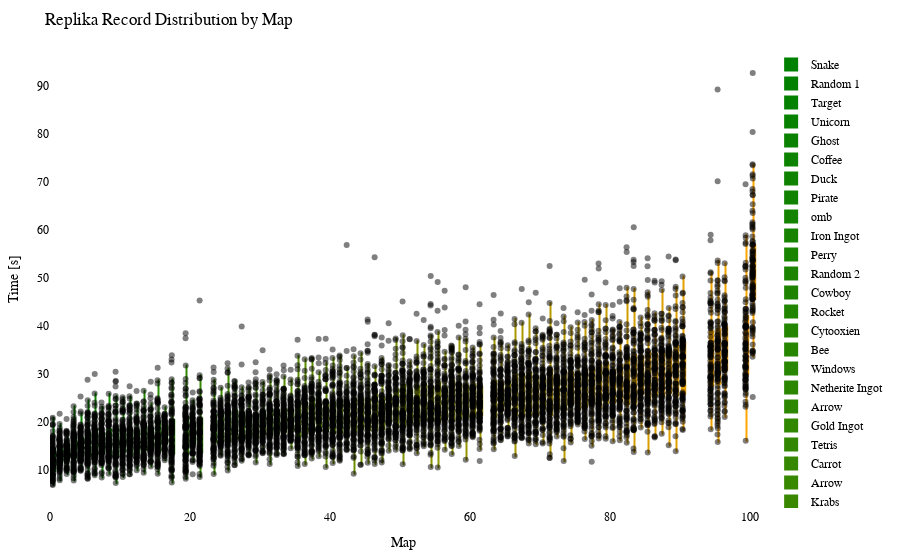

Notebook code cell kept with this figure:
### Code cell
import plotly.graph_objects as go
import plotly.io as pio
from matplotlib.colors import LinearSegmentedColormap, to_hex

df = getRecordsDataframe(minigame="Replika")

# sort df columns by mean value 
df = df.reindex(df.mean().sort_values().index, axis=1)

# drop sum column
df = df.drop(columns=["Sum"])

# replace 25 with NaN
df = df.replace(25, np.nan)

# remove "ms " from column names
df.columns = df.columns.str.replace('ms ', '')

# Exclude the first column (assuming it's the column you don't want to include)
df_to_html = df.iloc[:, 1:]

# Calculate the offset for centering the data points
num_columns = len(df_to_html.columns)
offset = 0.5

# Create a green to orange gradient
cmap = LinearSegmentedColormap.from_list("green_orange", ["green", "orange"])
colors = [to_hex(cmap(i / (num_columns - 1))) for i in range(num_columns)]

# Create a Swarm plot using Plotly
fig = go.Figure()

for i, (column, color) in enumerate(zip(df_to_html.columns, colors)):
    x_values = [i + offset] * len(df_to_html[column])  # Adjust x-values with offset for horizontal centering
    fig.add_trace(go.Box(x=x_values,
                         y=df_to_html[column],
                         name=column,
                         boxpoints='all',
                         pointpos=-0.5,  # Adjust point position to prevent overlapping
                         marker=dict(color='rgba(0,0,0,0.5)', size=6),  # Adjust marker color and size
                         line=dict(color=color),
                         fillcolor=color,
                         hovertext=df_to_html.index,
                         hoverinfo='name+text+y',
                         showlegend=True))

fig.update_layout(title="Replika Record Distribution by Map",
                  xaxis=dict(title="Map"),
                  yaxis=dict(title="Time [s]"),
                  showlegend=True,
                  font=dict(family="Arial", size=12, color="black"),  # Customize font
                  plot_bgcolor="white",  # Set background color
                  margin=dict(l=50, r=50, t=50, b=50),  # Adjust margins for better layout
                  )

# Show the figure
fig.show()

# Export the plot to an HTML file
pio.write_html(fig, "out/repl_swarm_plot.html")

### Figure 1 — Plotly figure (JSON) as saved in the notebook; plotly's stock layout.template omitted (floating-point values rounded to 4 significant figures; data arrays with more than 128 entries replaced by an {"elided": "..."} marker saying what was removed)
{"data": [{"boxpoints": "all", "fillcolor": "#008000", "hoverinfo": "name+text+y", "hovertext": {"elided": "148 str values"}, "line": {"color": "#008000"}, "marker": {"color": "rgba(0,0,0,0.5)", "size": 6}, "name": "Snake", "pointpos": -0.5, "showlegend": true, "type": "box", "x": {"elided": "148 float values"}, "y": {"elided": "148 float values"}}, {"boxpoints": "all", "fillcolor": "#028000", "hoverinfo": "name+text+y", "hovertext": {"elided": "148 str values"}, "line": {"color": "#028000"}, "marker": {"color": "rgba(0,0,0,0.5)", "size": 6}, "name": "Random 1", "pointpos": -0.5, "showlegend": true, "type": "box", "x": {"elided": "148 float values"}, "y": {"elided": "148 float values"}}, {"boxpoints": "all", "fillcolor": "#058100", "hoverinfo": "name+text+y", "hovertext": {"elided": "148 str values"}, "line": {"color": "#058100"}, "marker": {"color": "rgba(0,0,0,0.5)", "size": 6}, "name": "Target", "pointpos": -0.5, "showlegend": true, "type": "box", "x": {"elided": "148 float values"}, "y": {"elided": "148 float values"}}, {"boxpoints": "all", "fillcolor": "#078100", "hoverinfo": "name+text+y", "hovertext": {"elided": "148 str values"}, "line": {"color": "#078100"}, "marker": {"color": "rgba(0,0,0,0.5)", "size": 6}, "name": "Unicorn", "pointpos": -0.5, "showlegend": true, "type": "box", "x": {"elided": "148 float values"}, "y": {"elided": "148 float values"}}, {"boxpoints": "all", "fillcolor": "#0a8100", "hoverinfo": "name+text+y", "hovertext": {"elided": "148 str values"}, "line": {"color": "#0a8100"}, "marker": {"color": "rgba(0,0,0,0.5)", "size": 6}, "name": "Ghost", "pointpos": -0.5, "showlegend": true, "type": "box", "x": {"elided": "148 float values"}, "y": {"elided": "148 float values"}}, {"boxpoints": "all", "fillcolor": "#0c8200", "hoverinfo": "name+text+y", "hovertext": {"elided": "148 str values"}, "line": {"color": "#0c8200"}, "marker": {"color": "rgba(0,0,0,0.5)", "size": 6}, "name": "Coffee", "pointpos": -0.5, "showlegend": true, "type": "box", "x": {"elided": "148 float values"}, "y": {"elided": "148 float values"}}, {"boxpoints": "all", "fillcolor": "#0f8200", "hoverinfo": "name+text+y", "hovertext": {"elided": "148 str values"}, "line": {"color": "#0f8200"}, "marker": {"color": "rgba(0,0,0,0.5)", "size": 6}, "name": "Duck", "pointpos": -0.5, "showlegend": true, "type": "box", "x": {"elided": "148 float values"}, "y": {"elided": "148 float values"}}, {"boxpoints": "all", "fillcolor": "#118200", "hoverinfo": "name+text+y", "hovertext": {"elided": "148 str values"}, "line": {"color": "#118200"}, "marker": {"color": "rgba(0,0,0,0.5)", "size": 6}, "name": "Pirate", "pointpos": -0.5, "showlegend": true, "type": "box", "x": {"elided": "148 float values"}, "y": {"elided": "148 float values"}}, {"boxpoints": "all", "fillcolor": "#148300", "hoverinfo": "name+text+y", "hovertext": {"elided": "148 str values"}, "line": {"color": "#148300"}, "marker": {"color": "rgba(0,0,0,0.5)", "size": 6}, "name": "omb", "pointpos": -0.5, "showlegend": true, "type": "box", "x": {"elided": "148 float values"}, "y": {"elided": "148 float values"}}, {"boxpoints": "all", "fillcolor": "#178300", "hoverinfo": "name+text+y", "hovertext": {"elided": "148 str values"}, "line": {"color": "#178300"}, "marker": {"color": "rgba(0,0,0,0.5)", "size": 6}, "name": "Iron Ingot", "pointpos": -0.5, "showlegend": true, "type": "box", "x": {"elided": "148 float values"}, "y": {"elided": "148 float values"}}, {"boxpoints": "all", "fillcolor": "#198400", "hoverinfo": "name+text+y", "hovertext": {"elided": "148 str values"}, "line": {"color": "#198400"}, "marker": {"color": "rgba(0,0,0,0.5)", "size": 6}, "name": "Perry", "pointpos": -0.5, "showlegend": true, "type": "box", "x": {"elided": "148 float values"}, "y": {"elided": "148 float values"}}, {"boxpoints": "all", "fillcolor": "#1c8400", "hoverinfo": "name+text+y", "hovertext": {"elided": "148 str values"}, "line": {"color": "#1c8400"}, "marker": {"color": "rgba(0,0,0,0.5)", "size": 6}, "name": "Random 2", "pointpos": -0.5, "showlegend": true, "type": "box", "x": {"elided": "148 float values"}, "y": {"elided": "148 float values"}}, {"boxpoints": "all", "fillcolor": "#1e8400", "hoverinfo": "name+text+y", "hovertext": {"elided": "148 str values"}, "line": {"color": "#1e8400"}, "marker": {"color": "rgba(0,0,0,0.5)", "size": 6}, "name": "Cowboy", "pointpos": -0.5, "showlegend": true, "type": "box", "x": {"elided": "148 float values"}, "y": {"elided": "148 float values"}}, {"boxpoints": "all", "fillcolor": "#218500", "hoverinfo": "name+text+y", "hovertext": {"elided": "148 str values"}, "line": {"color": "#218500"}, "marker": {"color": "rgba(0,0,0,0.5)", "size": 6}, "name": "Rocket", "pointpos": -0.5, "showlegend": true, "type": "box", "x": {"elided": "148 float values"}, "y": {"elided": "148 float values"}}, {"boxpoints": "all", "fillcolor": "#238500", "hoverinfo": "name+text+y", "hovertext": {"elided": "148 str values"}, "line": {"color": "#238500"}, "marker": {"color": "rgba(0,0,0,0.5)", "size": 6}, "name": "Cytooxien", "pointpos": -0.5, "showlegend": true, "type": "box", "x": {"elided": "148 float values"}, "y": {"elided": "148 float values"}}, {"boxpoints": "all", "fillcolor": "#268600", "hoverinfo": "name+text+y", "hovertext": {"elided": "148 str values"}, "line": {"color": "#268600"}, "marker": {"color": "rgba(0,0,0,0.5)", "size": 6}, "name": "Bee", "pointpos": -0.5, "showlegend": true, "type": "box", "x": {"elided": "148 float values"}, "y": {"elided": "148 float values"}}, {"boxpoints": "all", "fillcolor": "#288600", "hoverinfo": "name+text+y", "hovertext": {"elided": "148 str values"}, "line": {"color": "#288600"}, "marker": {"color": "rgba(0,0,0,0.5)", "size": 6}, "name": "Windows", "pointpos": -0.5, "showlegend": true, "type": "box", "x": {"elided": "148 float values"}, "y": {"elided": "148 float values"}}, {"boxpoints": "all", "fillcolor": "#2b8600", "hoverinfo": "name+text+y", "hovertext": {"elided": "148 str values"}, "line": {"color": "#2b8600"}, "marker": {"color": "rgba(0,0,0,0.5)", "size": 6}, "name": "Netherite Ingot", "pointpos": -0.5, "showlegend": true, "type": "box", "x": {"elided": "148 float values"}, "y": {"elided": "148 float values"}}, {"boxpoints": "all", "fillcolor": "#2e8700", "hoverinfo": "name+text+y", "hovertext": {"elided": "148 str values"}, "line": {"color": "#2e8700"}, "marker": {"color": "rgba(0,0,0,0.5)", "size": 6}, "name": "Arrow", "pointpos": -0.5, "showlegend": true, "type": "box", "x": {"elided": "148 float values"}, "y": {"elided": "148x2 float values"}}, {"boxpoints": "all", "fillcolor": "#308700", "hoverinfo": "name+text+y", "hovertext": {"elided": "148 str values"}, "line": {"color": "#308700"}, "marker": {"color": "rgba(0,0,0,0.5)", "size": 6}, "name": "Gold Ingot", "pointpos": -0.5, "showlegend": true, "type": "box", "x": {"elided": "148 float values"}, "y": {"elided": "148 float values"}}, {"boxpoints": "all", "fillcolor": "#338700", "hoverinfo": "name+text+y", "hovertext": {"elided": "148 str values"}, "line": {"color": "#338700"}, "marker": {"color": "rgba(0,0,0,0.5)", "size": 6}, "name": "Tetris", "pointpos": -0.5, "showlegend": true, "type": "box", "x": {"elided": "148 float values"}, "y": {"elided": "148 float values"}}, {"boxpoints": "all", "fillcolor": "#358800", "hoverinfo": "name+text+y", "hovertext": {"elided": "148 str values"}, "line": {"color": "#358800"}, "marker": {"color": "rgba(0,0,0,0.5)", "size": 6}, "name": "Carrot", "pointpos": -0.5, "showlegend": true, "type": "box", "x": {"elided": "148 float values"}, "y": {"elided": "148 float values"}}, {"boxpoints": "all", "fillcolor": "#388800", "hoverinfo": "name+text+y", "hovertext": {"elided": "148 str values"}, "line": {"color": "#388800"}, "marker": {"color": "rgba(0,0,0,0.5)", "size": 6}, "name": "Arrow", "pointpos": -0.5, "showlegend": true, "type": "box", "x": {"elided": "148 float values"}, "y": {"elided": "148x2 float values"}}, {"boxpoints": "all", "fillcolor": "#3a8800", "hoverinfo": "name+text+y", "hovertext": {"elided": "148 str values"}, "line": {"color": "#3a8800"}, "marker": {"color": "rgba(0,0,0,0.5)", "size": 6}, "name": "Krabs", "pointpos": -0.5, "showlegend": true, "type": "box", "x": {"elided": "148 float values"}, "y": {"elided": "148 float values"}}, {"boxpoints": "all", "fillcolor": "#3d8900", "hoverinfo": "name+text+y", "hovertext": {"elided": "148 str values"}, "line": {"color": "#3d8900"}, "marker": {"color": "rgba(0,0,0,0.5)", "size": 6}, "name": "Cookie", "pointpos": -0.5, "showlegend": true, "type": "box", "x": {"elided": "148 float values"}, "y": {"elided": "148 float values"}}, {"boxpoints": "all", "fillcolor": "#408900", "hoverinfo": "name+text+y", "hovertext": {"elided": "148 str values"}, "line": {"color": "#408900"}, "marker": {"color": "rgba(0,0,0,0.5)", "size": 6}, "name": "Poppy", "pointpos": -0.5, "showlegend": true, "type": "box", "x": {"elided": "148 float values"}, "y": {"elided": "148 float values"}}, {"boxpoints": "all", "fillcolor": "#428a00", "hoverinfo": "name+text+y", "hovertext": {"elided": "148 str values"}, "line": {"color": "#428a00"}, "marker": {"color": "rgba(0,0,0,0.5)", "size": 6}, "name": "Pacman Ghost", "pointpos": -0.5, "showlegend": true, "type": "box", "x": {"elided": "148 float values"}, "y": {"elided": "148 float values"}}, {"boxpoints": "all", "fillcolor": "#458a00", "hoverinfo": "name+text+y", "hovertext": {"elided": "148 str values"}, "line": {"color": "#458a00"}, "marker": {"color": "rgba(0,0,0,0.5)", "size": 6}, "name": "Koopa", "pointpos": -0.5, "showlegend": true, "type": "box", "x": {"elided": "148 float values"}, "y": {"elided": "148 float values"}}, {"boxpoints": "all", "fillcolor": "#478a00", "hoverinfo": "name+text+y", "hovertext": {"elided": "148 str values"}, "line": {"color": "#478a00"}, "marker": {"color": "rgba(0,0,0,0.5)", "size": 6}, "name": "Twitch", "pointpos": -0.5, "showlegend": true, "type": "box", "x": {"elided": "148 float values"}, "y": {"elided": "148 float values"}}, {"boxpoints": "all", "fillcolor": "#4a8b00", "hoverinfo": "name+text+y", "hovertext": {"elided": "148 str values"}, "line": {"color": "#4a8b00"}, "marker": {"color": "rgba(0,0,0,0.5)", "size": 6}, "name": "Water Temple", "pointpos": -0.5, "showlegend": true, "type": "box", "x": {"elided": "148 float values"}, "y": {"elided": "148 float values"}}, {"boxpoints": "all", "fillcolor": "#4c8b00", "hoverinfo": "name+text+y", "hovertext": {"elided": "148 str values"}, "line": {"color": "#4c8b00"}, "marker": {"color": "rgba(0,0,0,0.5)", "size": 6}, "name": "Controller", "pointpos": -0.5, "showlegend": true, "type": "box", "x": {"elided": "148 float values"}, "y": {"elided": "148 float values"}}, {"boxpoints": "all", "fillcolor": "#4f8b00", "hoverinfo": "name+text+y", "hovertext": {"elided": "148 str values"}, "line": {"color": "#4f8b00"}, "marker": {"color": "rgba(0,0,0,0.5)", "size": 6}, "name": "Mario", "pointpos": -0.5, "showlegend": true, "type": "box", "x": {"elided": "148 float values"}, "y": {"elided": "148 float values"}}, {"boxpoints": "all", "fillcolor": "#518c00", "hoverinfo": "name+text+y", "hovertext": {"elided": "148 str values"}, "line": {"color": "#518c00"}, "marker": {"color": "rgba(0,0,0,0.5)", "size": 6}, "name": "Poke Ball", "pointpos": -0.5, "showlegend": true, "type": "box", "x": {"elided": "148 float values"}, "y": {"elided": "148 float values"}}, {"boxpoints": "all", "fillcolor": "#548c00", "hoverinfo": "name+text+y", "hovertext": {"elided": "148 str values"}, "line": {"color": "#548c00"}, "marker": {"color": "rgba(0,0,0,0.5)", "size": 6}, "name": "Diskette", "pointpos": -0.5, "showlegend": true, "type": "box", "x": {"elided": "148 float values"}, "y": {"elided": "148 float values"}}, {"boxpoints": "all", "fillcolor": "#578d00", "hoverinfo": "name+text+y", "hovertext": {"elided": "148 str values"}, "line": {"color": "#578d00"}, "marker": {"color": "rgba(0,0,0,0.5)", "size": 6}, "name": "Camera", "pointpos": -0.5, "showlegend": true, "type": "box", "x": {"elided": "148 float values"}, "y": {"elided": "148 float values"}}, {"boxpoints": "all", "fillcolor": "#598d00", "hoverinfo": "name+text+y", "hovertext": {"elided": "148 str values"}, "line": {"color": "#598d00"}, "marker": {"color": "rgba(0,0,0,0.5)", "size": 6}, "name": "House", "pointpos": -0.5, "showlegend": true, "type": "box", "x": {"elided": "148 float values"}, "y": {"elided": "148 float values"}}, {"boxpoints": "all", "fillcolor": "#5c8d00", "hoverinfo": "name+text+y", "hovertext": {"elided": "148 str values"}, "line": {"color": "#5c8d00"}, "marker": {"color": "rgba(0,0,0,0.5)", "size": 6}, "name": "Caterpie", "pointpos": -0.5, "showlegend": true, "type": "box", "x": {"elided": "148 float values"}, "y": {"elided": "148 float values"}}, {"boxpoints": "all", "fillcolor": "#5e8e00", "hoverinfo": "name+text+y", "hovertext": {"elided": "148 str values"}, "line": {"color": "#5e8e00"}, "marker": {"color": "rgba(0,0,0,0.5)", "size": 6}, "name": "YouTube", "pointpos": -0.5, "showlegend": true, "type": "box", "x": {"elided": "148 float values"}, "y": {"elided": "148 float values"}}, {"boxpoints": "all", "fillcolor": "#618e00", "hoverinfo": "name+text+y", "hovertext": {"elided": "148 str values"}, "line": {"color": "#618e00"}, "marker": {"color": "rgba(0,0,0,0.5)", "size": 6}, "name": "Parrot", "pointpos": -0.5, "showlegend": true, "type": "box", "x": {"elided": "148 float values"}, "y": {"elided": "148 float values"}}, {"boxpoints": "all", "fillcolor": "#638e00", "hoverinfo": "name+text+y", "hovertext": {"elided": "148 str values"}, "line": {"color": "#638e00"}, "marker": {"color": "rgba(0,0,0,0.5)", "size": 6}, "name": "Baby Yoda", "pointpos": -0.5, "showlegend": true, "type": "box", "x": {"elided": "148 float values"}, "y": {"elided": "148 float values"}}, {"boxpoints": "all", "fillcolor": "#668f00", "hoverinfo": "name+text+y", "hovertext": {"elided": "148 str values"}, "line": {"color": "#668f00"}, "marker": {"color": "rgba(0,0,0,0.5)", "size": 6}, "name": "Sonic", "pointpos": -0.5, "showlegend": true, "type": "box", "x": {"elided": "148 float values"}, "y": {"elided": "148 float values"}}, {"boxpoints": "all", "fillcolor": "#688f00", "hoverinfo": "name+text+y", "hovertext": {"elided": "148 str values"}, "line": {"color": "#688f00"}, "marker": {"color": "rgba(0,0,0,0.5)", "size": 6}, "name": "Chicken", "pointpos": -0.5, "showlegend": true, "type": "box", "x": {"elided": "148 float values"}, "y": {"elided": "148 float values"}}, {"boxpoints": "all", "fillcolor": "#6b9000", "hoverinfo": "name+text+y", "hovertext": {"elided": "148 str values"}, "line": {"color": "#6b9000"}, "marker": {"color": "rgba(0,0,0,0.5)", "size": 6}, "name": "Twitter", "pointpos": -0.5, "showlegend": true, "type": "box", "x": {"elided": "148 float values"}, "y": {"elided": "148 float values"}}, {"boxpoints": "all", "fillcolor": "#6e9000", "hoverinfo": "name+text+y", "hovertext": {"elided": "148 str values"}, "line": {"color": "#6e9000"}, "marker": {"color": "rgba(0,0,0,0.5)", "size": 6}, "name": "Excavator", "pointpos": -0.5, "showlegend": true, "type": "box", "x": {"elided": "148 float values"}, "y": {"elided": "148 float values"}}, {"boxpoints": "all", "fillcolor": "#709000", "hoverinfo": "name+text+y", "hovertext": {"elided": "148 str values"}, "line": {"color": "#709000"}, "marker": {"color": "rgba(0,0,0,0.5)", "size": 6}, "name": "Fox", "pointpos": -0.5, "showlegend": true, "type": "box", "x": {"elided": "148 float values"}, "y": {"elided": "148 float values"}}, {"boxpoints": "all", "fillcolor": "#739100", "hoverinfo": "name+text+y", "hovertext": {"elided": "148 str values"}, "line": {"color": "#739100"}, "marker": {"color": "rgba(0,0,0,0.5)", "size": 6}, "name": "Frog", "pointpos": -0.5, "showlegend": true, "type": "box", "x": {"elided": "148 float values"}, "y": {"elided": "148 float values"}}, {"boxpoints": "all", "fillcolor": "#759100", "hoverinfo": "name+text+y", "hovertext": {"elided": "148 str values"}, "line": {"color": "#759100"}, "marker": {"color": "rgba(0,0,0,0.5)", "size": 6}, "name": "Egg", "pointpos": -0.5, "showlegend": true, "type": "box", "x": {"elided": "148 float values"}, "y": {"elided": "148 float values"}}, {"boxpoints": "all", "fillcolor": "#789100", "hoverinfo": "name+text+y", "hovertext": {"elided": "148 str values"}, "line": {"color": "#789100"}, "marker": {"color": "rgba(0,0,0,0.5)", "size": 6}, "name": "of Meat", "pointpos": -0.5, "showlegend": true, "type": "box", "x": {"elided": "148 float values"}, "y": {"elided": "148 float values"}}, {"boxpoints": "all", "fillcolor": "#7a9200", "hoverinfo": "name+text+y", "hovertext": {"elided": "148 str values"}, "line": {"color": "#7a9200"}, "marker": {"color": "rgba(0,0,0,0.5)", "size": 6}, "name": "Thinking 2", "pointpos": -0.5, "showlegend": true, "type": "box", "x": {"elided": "148 float values"}, "y": {"elided": "148 float values"}}, {"boxpoints": "all", "fillcolor": "#7d9200", "hoverinfo": "name+text+y", "hovertext": {"elided": "148 str values"}, "line": {"color": "#7d9200"}, "marker": {"color": "rgba(0,0,0,0.5)", "size": 6}, "name": "Tree", "pointpos": -0.5, "showlegend": true, "type": "box", "x": {"elided": "148 float values"}, "y": {"elided": "148 float values"}}, {"boxpoints": "all", "fillcolor": "#809300", "hoverinfo": "name+text+y", "hovertext": {"elided": "148 str values"}, "line": {"color": "#809300"}, "marker": {"color": "rgba(0,0,0,0.5)", "size": 6}, "name": "The Sea", "pointpos": -0.5, "showlegend": true, "type": "box", "x": {"elided": "148 float values"}, "y": {"elided": "148 float values"}}, {"boxpoints": "all", "fillcolor": "#829300", "hoverinfo": "name+text+y", "hovertext": {"elided": "148 str values"}, "line": {"color": "#829300"}, "marker": {"color": "rgba(0,0,0,0.5)", "size": 6}, "name": "Thinking", "pointpos": -0.5, "showlegend": true, "type": "box", "x": {"elided": "148 float values"}, "y": {"elided": "148 float values"}}, {"boxpoints": "all", "fillcolor": "#859300", "hoverinfo": "name+text+y", "hovertext": {"elided": "148 str values"}, "line": {"color": "#859300"}, "marker": {"color": "rgba(0,0,0,0.5)", "size": 6}, "name": "ppHop 2", "pointpos": -0.5, "showlegend": true, "type": "box", "x": {"elided": "148 float values"}, "y": {"elided": "148 float values"}}, {"boxpoints": "all", "fillcolor": "#879400", "hoverinfo": "name+text+y", "hovertext": {"elided": "148 str values"}, "line": {"color": "#879400"}, "marker": {"color": "rgba(0,0,0,0.5)", "size": 6}, "name": "Heart", "pointpos": -0.5, "showlegend": true, "type": "box", "x": {"elided": "148 float values"}, "y": {"elided": "148 float values"}}, {"boxpoints": "all", "fillcolor": "#8a9400", "hoverinfo": "name+text+y", "hovertext": {"elided": "148 str values"}, "line": {"color": "#8a9400"}, "marker": {"color": "rgba(0,0,0,0.5)", "size": 6}, "name": "Pizza", "pointpos": -0.5, "showlegend": true, "type": "box", "x": {"elided": "148 float values"}, "y": {"elided": "148 float values"}}, {"boxpoints": "all", "fillcolor": "#8c9400", "hoverinfo": "name+text+y", "hovertext": {"elided": "148 str values"}, "line": {"color": "#8c9400"}, "marker": {"color": "rgba(0,0,0,0.5)", "size": 6}, "name": "Sheep", "pointpos": -0.5, "showlegend": true, "type": "box", "x": {"elided": "148 float values"}, "y": {"elided": "148 float values"}}, {"boxpoints": "all", "fillcolor": "#8f9500", "hoverinfo": "name+text+y", "hovertext": {"elided": "148 str values"}, "line": {"color": "#8f9500"}, "marker": {"color": "rgba(0,0,0,0.5)", "size": 6}, "name": "Up", "pointpos": -0.5, "showlegend": true, "type": "box", "x": {"elided": "148 float values"}, "y": {"elided": "148 float values"}}, {"boxpoints": "all", "fillcolor": "#919500", "hoverinfo": "name+text+y", "hovertext": {"elided": "148 str values"}, "line": {"color": "#919500"}, "marker": {"color": "rgba(0,0,0,0.5)", "size": 6}, "name": "French Fries", "pointpos": -0.5, "showlegend": true, "type": "box", "x": {"elided": "148 float values"}, "y": {"elided": "148 float values"}}, {"boxpoints": "all", "fillcolor": "#949500", "hoverinfo": "name+text+y", "hovertext": {"elided": "148 str values"}, "line": {"color": "#949500"}, "marker": {"color": "rgba(0,0,0,0.5)", "size": 6}, "name": "Skeleton", "pointpos": -0.5, "showlegend": true, "type": "box", "x": {"elided": "148 float values"}, "y": {"elided": "148 float values"}}, {"boxpoints": "all", "fillcolor": "#979600", "hoverinfo": "name+text+y", "hovertext": {"elided": "148 str values"}, "line": {"color": "#979600"}, "marker": {"color": "rgba(0,0,0,0.5)", "size": 6}, "name": "Cherry", "pointpos": -0.5, "showlegend": true, "type": "box", "x": {"elided": "148 float values"}, "y": {"elided": "148 float values"}}, {"boxpoints": "all", "fillcolor": "#999600", "hoverinfo": "name+text+y", "hovertext": {"elided": "148 str values"}, "line": {"color": "#999600"}, "marker": {"color": "rgba(0,0,0,0.5)", "size": 6}, "name": "Among Us", "pointpos": -0.5, "showlegend": true, "type": "box", "x": {"elided": "148 float values"}, "y": {"elided": "148 float values"}}, {"boxpoints": "all", "fillcolor": "#9c9700", "hoverinfo": "name+text+y", "hovertext": {"elided": "148 str values"}, "line": {"color": "#9c9700"}, "marker": {"color": "rgba(0,0,0,0.5)", "size": 6}, "name": "Mountain", "pointpos": -0.5, "showlegend": true, "type": "box", "x": {"elided": "148 float values"}, "y": {"elided": "148 float values"}}, {"boxpoints": "all", "fillcolor": "#9e9700", "hoverinfo": "name+text+y", "hovertext": {"elided": "148 str values"}, "line": {"color": "#9e9700"}, "marker": {"color": "rgba(0,0,0,0.5)", "size": 6}, "name": "Cow", "pointpos": -0.5, "showlegend": true, "type": "box", "x": {"elided": "148 float values"}, "y": {"elided": "148x2 float values"}}, {"boxpoints": "all", "fillcolor": "#a19700", "hoverinfo": "name+text+y", "hovertext": {"elided": "148 str values"}, "line": {"color": "#a19700"}, "marker": {"color": "rgba(0,0,0,0.5)", "size": 6}, "name": "Wizard", "pointpos": -0.5, "showlegend": true, "type": "box", "x": {"elided": "148 float values"}, "y": {"elided": "148 float values"}}, {"boxpoints": "all", "fillcolor": "#a39800", "hoverinfo": "name+text+y", "hovertext": {"elided": "148 str values"}, "line": {"color": "#a39800"}, "marker": {"color": "rgba(0,0,0,0.5)", "size": 6}, "name": "Hourglass", "pointpos": -0.5, "showlegend": true, "type": "box", "x": {"elided": "148 float values"}, "y": {"elided": "148 float values"}}, {"boxpoints": "all", "fillcolor": "#a69800", "hoverinfo": "name+text+y", "hovertext": {"elided": "148 str values"}, "line": {"color": "#a69800"}, "marker": {"color": "rgba(0,0,0,0.5)", "size": 6}, "name": "Blue Monster", "pointpos": -0.5, "showlegend": true, "type": "box", "x": {"elided": "148 float values"}, "y": {"elided": "148 float values"}}, {"boxpoints": "all", "fillcolor": "#a89800", "hoverinfo": "name+text+y", "hovertext": {"elided": "148 str values"}, "line": {"color": "#a89800"}, "marker": {"color": "rgba(0,0,0,0.5)", "size": 6}, "name": "Eevee", "pointpos": -0.5, "showlegend": true, "type": "box", "x": {"elided": "148 float values"}, "y": {"elided": "148 float values"}}, {"boxpoints": "all", "fillcolor": "#ab9900", "hoverinfo": "name+text+y", "hovertext": {"elided": "148 str values"}, "line": {"color": "#ab9900"}, "marker": {"color": "rgba(0,0,0,0.5)", "size": 6}, "name": "Galaxian Alien", "pointpos": -0.5, "showlegend": true, "type": "box", "x": {"elided": "148 float values"}, "y": {"elided": "148 float values"}}, {"boxpoints": "all", "fillcolor": "#ae9900", "hoverinfo": "name+text+y", "hovertext": {"elided": "148 str values"}, "line": {"color": "#ae9900"}, "marker": {"color": "rgba(0,0,0,0.5)", "size": 6}, "name": "Zombie", "pointpos": -0.5, "showlegend": true, "type": "box", "x": {"elided": "148 float values"}, "y": {"elided": "148 float values"}}, {"boxpoints": "all", "fillcolor": "#b09a00", "hoverinfo": "name+text+y", "hovertext": {"elided": "148 str values"}, "line": {"color": "#b09a00"}, "marker": {"color": "rgba(0,0,0,0.5)", "size": 6}, "name": "ppHop 1", "pointpos": -0.5, "showlegend": true, "type": "box", "x": {"elided": "148 float values"}, "y": {"elided": "148 float values"}}, {"boxpoints": "all", "fillcolor": "#b39a00", "hoverinfo": "name+text+y", "hovertext": {"elided": "148 str values"}, "line": {"color": "#b39a00"}, "marker": {"color": "rgba(0,0,0,0.5)", "size": 6}, "name": "Spider", "pointpos": -0.5, "showlegend": true, "type": "box", "x": {"elided": "148 float values"}, "y": {"elided": "148 float values"}}, {"boxpoints": "all", "fillcolor": "#b59a00", "hoverinfo": "name+text+y", "hovertext": {"elided": "148 str values"}, "line": {"color": "#b59a00"}, "marker": {"color": "rgba(0,0,0,0.5)", "size": 6}, "name": "Penguin", "pointpos": -0.5, "showlegend": true, "type": "box", "x": {"elided": "148 float values"}, "y": {"elided": "148 float values"}}, {"boxpoints": "all", "fillcolor": "#b89b00", "hoverinfo": "name+text+y", "hovertext": {"elided": "148 str values"}, "line": {"color": "#b89b00"}, "marker": {"color": "rgba(0,0,0,0.5)", "size": 6}, "name": "Turtle", "pointpos": -0.5, "showlegend": true, "type": "box", "x": {"elided": "148 float values"}, "y": {"elided": "148 float values"}}, {"boxpoints": "all", "fillcolor": "#ba9b00", "hoverinfo": "name+text+y", "hovertext": {"elided": "148 str values"}, "line": {"color": "#ba9b00"}, "marker": {"color": "rgba(0,0,0,0.5)", "size": 6}, "name": "Mouse", "pointpos": -0.5, "showlegend": true, "type": "box", "x": {"elided": "148 float values"}, "y": {"elided": "148 float values"}}, {"boxpoints": "all", "fillcolor": "#bd9b00", "hoverinfo": "name+text+y", "hovertext": {"elided": "148 str values"}, "line": {"color": "#bd9b00"}, "marker": {"color": "rgba(0,0,0,0.5)", "size": 6}, "name": "Slime", "pointpos": -0.5, "showlegend": true, "type": "box", "x": {"elided": "148 float values"}, "y": {"elided": "148 float values"}}, {"boxpoints": "all", "fillcolor": "#c09c00", "hoverinfo": "name+text+y", "hovertext": {"elided": "148 str values"}, "line": {"color": "#c09c00"}, "marker": {"color": "rgba(0,0,0,0.5)", "size": 6}, "name": "Instagram", "pointpos": -0.5, "showlegend": true, "type": "box", "x": {"elided": "148 float values"}, "y": {"elided": "148 float values"}}, {"boxpoints": "all", "fillcolor": "#c29c00", "hoverinfo": "name+text+y", "hovertext": {"elided": "148 str values"}, "line": {"color": "#c29c00"}, "marker": {"color": "rgba(0,0,0,0.5)", "size": 6}, "name": "muss los", "pointpos": -0.5, "showlegend": true, "type": "box", "x": {"elided": "148 float values"}, "y": {"elided": "148 float values"}}, {"boxpoints": "all", "fillcolor": "#c59d00", "hoverinfo": "name+text+y", "hovertext": {"elided": "148 str values"}, "line": {"color": "#c59d00"}, "marker": {"color": "rgba(0,0,0,0.5)", "size": 6}, "name": "Skeleton Skull", "pointpos": -0.5, "showlegend": true, "type": "box", "x": {"elided": "148 float values"}, "y": {"elided": "148 float values"}}, {"boxpoints": "all", "fillcolor": "#c79d00", "hoverinfo": "name+text+y", "hovertext": {"elided": "148 str values"}, "line": {"color": "#c79d00"}, "marker": {"color": "rgba(0,0,0,0.5)", "size": 6}, "name": "Blinky", "pointpos": -0.5, "showlegend": true, "type": "box", "x": {"elided": "148 float values"}, "y": {"elided": "148 float values"}}, {"boxpoints": "all", "fillcolor": "#ca9d00", "hoverinfo": "name+text+y", "hovertext": {"elided": "148 str values"}, "line": {"color": "#ca9d00"}, "marker": {"color": "rgba(0,0,0,0.5)", "size": 6}, "name": "Cake", "pointpos": -0.5, "showlegend": true, "type": "box", "x": {"elided": "148 float values"}, "y": {"elided": "148 float values"}}, {"boxpoints": "all", "fillcolor": "#cc9e00", "hoverinfo": "name+text+y", "hovertext": {"elided": "148 str values"}, "line": {"color": "#cc9e00"}, "marker": {"color": "rgba(0,0,0,0.5)", "size": 6}, "name": "Charizard", "pointpos": -0.5, "showlegend": true, "type": "box", "x": {"elided": "148 float values"}, "y": {"elided": "148 float values"}}, {"boxpoints": "all", "fillcolor": "#cf9e00", "hoverinfo": "name+text+y", "hovertext": {"elided": "148 str values"}, "line": {"color": "#cf9e00"}, "marker": {"color": "rgba(0,0,0,0.5)", "size": 6}, "name": "Globe", "pointpos": -0.5, "showlegend": true, "type": "box", "x": {"elided": "148 float values"}, "y": {"elided": "148 float values"}}, {"boxpoints": "all", "fillcolor": "#d19e00", "hoverinfo": "name+text+y", "hovertext": {"elided": "148 str values"}, "line": {"color": "#d19e00"}, "marker": {"color": "rgba(0,0,0,0.5)", "size": 6}, "name": "Princess", "pointpos": -0.5, "showlegend": true, "type": "box", "x": {"elided": "148 float values"}, "y": {"elided": "148 float values"}}, {"boxpoints": "all", "fillcolor": "#d49f00", "hoverinfo": "name+text+y", "hovertext": {"elided": "148 str values"}, "line": {"color": "#d49f00"}, "marker": {"color": "rgba(0,0,0,0.5)", "size": 6}, "name": "Apple", "pointpos": -0.5, "showlegend": true, "type": "box", "x": {"elided": "148 float values"}, "y": {"elided": "148 float values"}}, {"boxpoints": "all", "fillcolor": "#d79f00", "hoverinfo": "name+text+y", "hovertext": {"elided": "148 str values"}, "line": {"color": "#d79f00"}, "marker": {"color": "rgba(0,0,0,0.5)", "size": 6}, "name": "TNT", "pointpos": -0.5, "showlegend": true, "type": "box", "x": {"elided": "148 float values"}, "y": {"elided": "148 float values"}}, {"boxpoints": "all", "fillcolor": "#d99f00", "hoverinfo": "name+text+y", "hovertext": {"elided": "148 str values"}, "line": {"color": "#d99f00"}, "marker": {"color": "rgba(0,0,0,0.5)", "size": 6}, "name": "Kitty", "pointpos": -0.5, "showlegend": true, "type": "box", "x": {"elided": "148 float values"}, "y": {"elided": "148 float values"}}, {"boxpoints": "all", "fillcolor": "#dca000", "hoverinfo": "name+text+y", "hovertext": {"elided": "148 str values"}, "line": {"color": "#dca000"}, "marker": {"color": "rgba(0,0,0,0.5)", "size": 6}, "name": "Smurf", "pointpos": -0.5, "showlegend": true, "type": "box", "x": {"elided": "148 float values"}, "y": {"elided": "148 float values"}}, {"boxpoints": "all", "fillcolor": "#dea000", "hoverinfo": "name+text+y", "hovertext": {"elided": "148 str values"}, "line": {"color": "#dea000"}, "marker": {"color": "rgba(0,0,0,0.5)", "size": 6}, "name": "Mooshroom", "pointpos": -0.5, "showlegend": true, "type": "box", "x": {"elided": "148 float values"}, "y": {"elided": "148 float values"}}, {"boxpoints": "all", "fillcolor": "#e1a100", "hoverinfo": "name+text+y", "hovertext": {"elided": "148 str values"}, "line": {"color": "#e1a100"}, "marker": {"color": "rgba(0,0,0,0.5)", "size": 6}, "name": "Robin Hood", "pointpos": -0.5, "showlegend": true, "type": "box", "x": {"elided": "148 float values"}, "y": {"elided": "148 float values"}}, {"boxpoints": "all", "fillcolor": "#e3a100", "hoverinfo": "name+text+y", "hovertext": {"elided": "148 str values"}, "line": {"color": "#e3a100"}, "marker": {"color": "rgba(0,0,0,0.5)", "size": 6}, "name": "Toad", "pointpos": -0.5, "showlegend": true, "type": "box", "x": {"elided": "148 float values"}, "y": {"elided": "148 float values"}}, {"boxpoints": "all", "fillcolor": "#e6a100", "hoverinfo": "name+text+y", "hovertext": {"elided": "148 str values"}, "line": {"color": "#e6a100"}, "marker": {"color": "rgba(0,0,0,0.5)", "size": 6}, "name": "Guardian", "pointpos": -0.5, "showlegend": true, "type": "box", "x": {"elided": "148 float values"}, "y": {"elided": "148 float values"}}, {"boxpoints": "all", "fillcolor": "#e8a200", "hoverinfo": "name+text+y", "hovertext": {"elided": "148 str values"}, "line": {"color": "#e8a200"}, "marker": {"color": "rgba(0,0,0,0.5)", "size": 6}, "name": "Cow", "pointpos": -0.5, "showlegend": true, "type": "box", "x": {"elided": "148 float values"}, "y": {"elided": "148x2 float values"}}, {"boxpoints": "all", "fillcolor": "#eba200", "hoverinfo": "name+text+y", "hovertext": {"elided": "148 str values"}, "line": {"color": "#eba200"}, "marker": {"color": "rgba(0,0,0,0.5)", "size": 6}, "name": "Doge", "pointpos": -0.5, "showlegend": true, "type": "box", "x": {"elided": "148 float values"}, "y": {"elided": "148x2 float values"}}, {"boxpoints": "all", "fillcolor": "#eea300", "hoverinfo": "name+text+y", "hovertext": {"elided": "148 str values"}, "line": {"color": "#eea300"}, "marker": {"color": "rgba(0,0,0,0.5)", "size": 6}, "name": "Doge", "pointpos": -0.5, "showlegend": true, "type": "box", "x": {"elided": "148 float values"}, "y": {"elided": "148x2 float values"}}, {"boxpoints": "all", "fillcolor": "#f0a300", "hoverinfo": "name+text+y", "hovertext": {"elided": "148 str values"}, "line": {"color": "#f0a300"}, "marker": {"color": "rgba(0,0,0,0.5)", "size": 6}, "name": "Kirby", "pointpos": -0.5, "showlegend": true, "type": "box", "x": {"elided": "148 float values"}, "y": {"elided": "148 float values"}}, {"boxpoints": "all", "fillcolor": "#f3a300", "hoverinfo": "name+text+y", "hovertext": {"elided": "148 str values"}, "line": {"color": "#f3a300"}, "marker": {"color": "rgba(0,0,0,0.5)", "size": 6}, "name": "Ender Pearl", "pointpos": -0.5, "showlegend": true, "type": "box", "x": {"elided": "148 float values"}, "y": {"elided": "148 float values"}}, {"boxpoints": "all", "fillcolor": "#f5a400", "hoverinfo": "name+text+y", "hovertext": {"elided": "148 str values"}, "line": {"color": "#f5a400"}, "marker": {"color": "rgba(0,0,0,0.5)", "size": 6}, "name": "Piranha Plant", "pointpos": -0.5, "showlegend": true, "type": "box", "x": {"elided": "148 float values"}, "y": {"elided": "148 float values"}}, {"boxpoints": "all", "fillcolor": "#f8a400", "hoverinfo": "name+text+y", "hovertext": {"elided": "148 str values"}, "line": {"color": "#f8a400"}, "marker": {"color": "rgba(0,0,0,0.5)", "size": 6}, "name": "Deadpool", "pointpos": -0.5, "showlegend": true, "type": "box", "x": {"elided": "148 float values"}, "y": {"elided": "148x2 float values"}}, {"boxpoints": "all", "fillcolor": "#faa400", "hoverinfo": "name+text+y", "hovertext": {"elided": "148 str values"}, "line": {"color": "#faa400"}, "marker": {"color": "rgba(0,0,0,0.5)", "size": 6}, "name": "Deadpool", "pointpos": -0.5, "showlegend": true, "type": "box", "x": {"elided": "148 float values"}, "y": {"elided": "148x2 float values"}}, {"boxpoints": "all", "fillcolor": "#fda500", "hoverinfo": "name+text+y", "hovertext": {"elided": "148 str values"}, "line": {"color": "#fda500"}, "marker": {"color": "rgba(0,0,0,0.5)", "size": 6}, "name": "Pikachu", "pointpos": -0.5, "showlegend": true, "type": "box", "x": {"elided": "148 float values"}, "y": {"elided": "148 float values"}}, {"boxpoints": "all", "fillcolor": "#ffa500", "hoverinfo": "name+text+y", "hovertext": {"elided": "148 str values"}, "line": {"color": "#ffa500"}, "marker": {"color": "rgba(0,0,0,0.5)", "size": 6}, "name": "Creeper", "pointpos": -0.5, "showlegend": true, "type": "box", "x": {"elided": "148 float values"}, "y": {"elided": "148 float values"}}], "layout": {"font": {"color": "black", "family": "Arial", "size": 12}, "margin": {"b": 50, "l": 50, "r": 50, "t": 50}, "plot_bgcolor": "white", "showlegend": true, "title": {"text": "Replika Record Distribution by Map"}, "xaxis": {"title": {"text": "Map"}}, "yaxis": {"title": {"text": "Time [s]"}}}}
